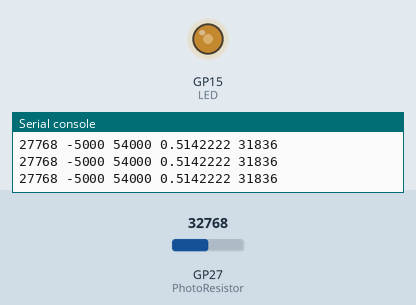
Recording of a program running on a simulated Raspberry Pi Pico running MicroPython. Parts: output pins drawn as LEDs (lit = HIGH), the last lines printed to the serial console. The test bench sets the inputs (shaded band); at power-on: GP27 (PhotoResistor) = 32768 (analog values on the 0–65535 scale).

Above: at 1.2 s.
1.3 s: GP27 (PhotoResistor) set to 45874
At 2.5 s:
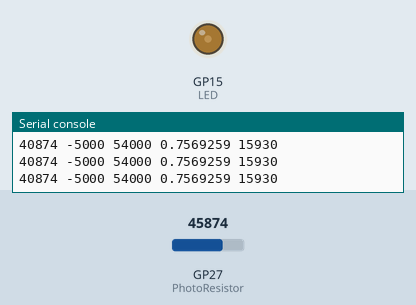
2.8 s: GP27 (PhotoResistor) set to 57952
At 4.0 s:
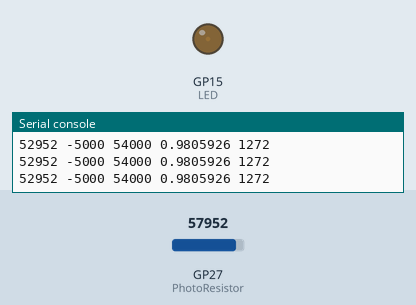
4.3 s: GP27 (PhotoResistor) set to 59408
At 5.5 s:
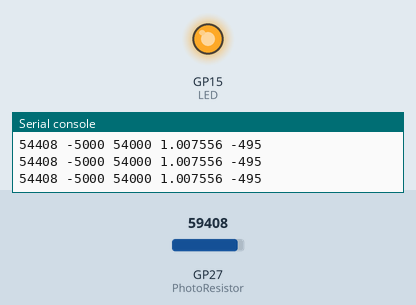
5.8 s: GP27 (PhotoResistor) set to 19660
At 7.0 s:
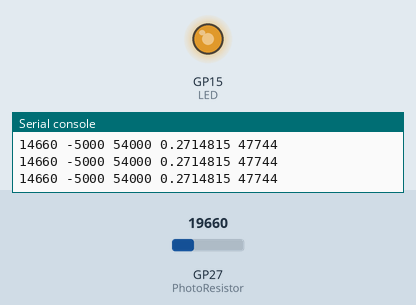
7.3 s: GP27 (PhotoResistor) set to 32767
At 8.4 s:
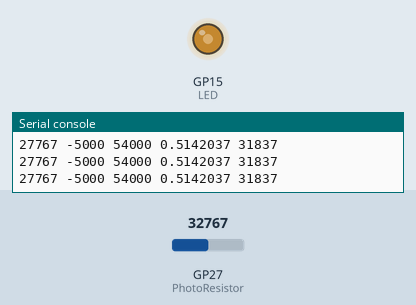
Timing chart, 0 to 9.8 s (numbered marks = the images above; inputs shaded):
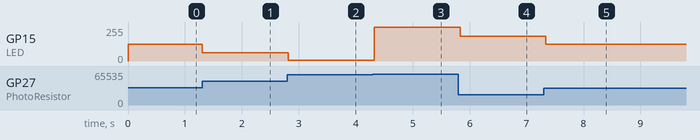

Measured:
- the behaviour switches between 58992 and 59008 on GP27 (PhotoResistor) (found by bisection; images 2 and 3)
- after the input at 1.3 s, GP15 (LED): 124/255 → 62/255 at once
- after the input at 2.8 s, GP15 (LED): 62/255 → 5/255 at once
- after the input at 4.3 s, GP15 (LED): 5/255 → 253/255 at once
- after the input at 5.8 s, GP15 (LED): 253/255 → 186/255 at once
- after the input at 7.3 s, GP15 (LED): 186/255 → 124/255 at once

The program:

AutoDimmer.py
```python
'''
Use a photoresistor to measure ambient light in room and then
automatically adjust the brightness of a LED to increase lighting.

Bright room light is     59000 analog reading
Pitch black room          5000 analog reading

The LED brightness would set inversely proportional to the sensor reading.
'''
import machine
import utime

#Configure output as PWM
LED = machine.PWM(machine.Pin(15))  # Use pin GP15 for LED output
LED.freq(1000)                      # A good frequency to avoid flicker
#Configure input as analog
PhotoResistor = machine.ADC(1)  #setup analog reading on ADC #1

def Transform_Readings(Sensor_Reading):
    # Transform sensor reading to inverse proportional PWM setting
    # Range of practical readings from sensor...
    Sen_Bot =  5000      # Which needs to be mapped to 0%
    Sen_Top = 59000      # Which needs to be mapped to 100%
    Shift = 0-Sen_Bot    # Remove deadband portion at bottom
    Range = Sen_Top - Sen_Bot # Get full practical range of readings
    Sensor_Reading = Sensor_Reading - Sen_Bot  #Shift actual reading
    Sensor_Reading_Percentage = Sensor_Reading / Range # Get percentage of current reading
    Set_PWM = int(65535 * Sensor_Reading_Percentage) #set PWM to same percentage of full range of PWM Range
    Set_PWM = 65535 - Set_PWM #Invert PWM setting
    print(Sensor_Reading, Shift, Range, Sensor_Reading_Percentage, Set_PWM)
    return Set_PWM


# Main Code ---------------------------------------------------------------------------------
while True:
    Bright_Level = PhotoResistor.read_u16()    #Read the Light Sensor
    LED_PWM = Transform_Readings(Bright_Level) #Get the PWM Setting for the LED
    LED.duty_u16(LED_PWM)                      #Set the PWM output for the LED
    utime.sleep(.1)
    
```
